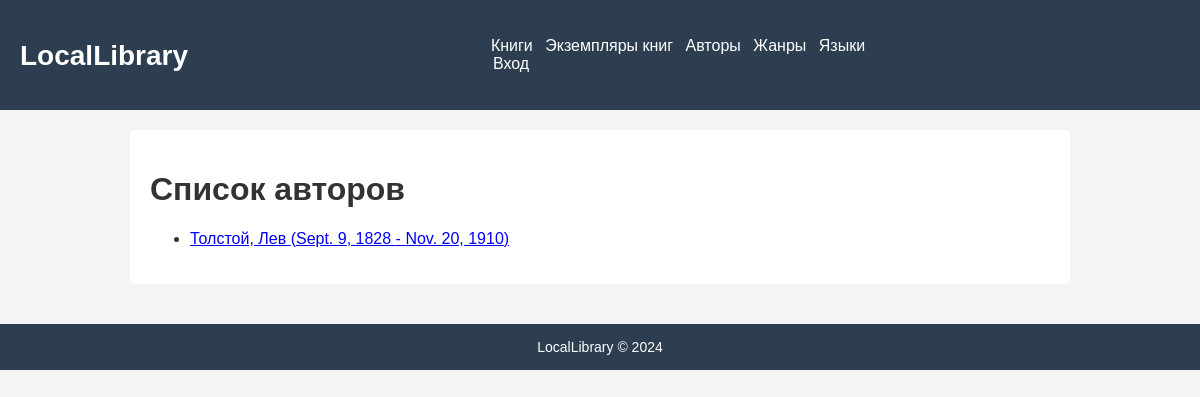
Screenshot of /catalog/authors/ with the database file from the repository.
### catalog/models.py (models this page shows)
class Author(models.Model):
    first_name = models.CharField(max_length=100)
    last_name = models.CharField(max_length=100)
    date_of_birth = models.DateField(null=True, blank=True)
    date_of_death = models.DateField("Погиб", null=True, blank=True)
    class Meta:
        ordering = ['last_name', 'first_name']
    def get_absolute_url(self):
        return reverse('author-detail', args=[str(self.id)])
    def __str__(self):
        return f'{self.last_name}, {self.first_name}'

### catalog/views.py (the view)
# urls.py: path('authors/', views.AuthorListView.as_view(), name='authors'),
class AuthorListView(generic.ListView):
    model = Author
    paginate_by = 10
    template_name = 'catalog/author_list.html'

### catalog/templates/catalog/author_list.html
{% extends "catalog/base_generic.html" %}
{% block content %}
<h1>Список авторов</h1>
{% if author_list %}
  <ul>
  {% for author in author_list %}
    <li>
      <a href="{{ author.get_absolute_url }}">
      {{ author }} ({{author.date_of_birth}} - {% if author.date_of_death %}{{author.date_of_death}}{% endif %})
      </a>
    </li>
  {% endfor %}
 </ul>
{% else %}
  <p>Авторов нет.</p>
{% endif %}
{% endblock %}

### catalog/static/css/style.css (style rules this page uses)
body { font-family: Arial, sans-serif; margin: 0; padding: 0; background-color: #f4f4f4; color: #333; }

### rows the page displays
Author: last_name+first_name "Толстой, Лев", date_of_birth "Sept. 9, 1828", date_of_death "Nov. 20, 1910"
